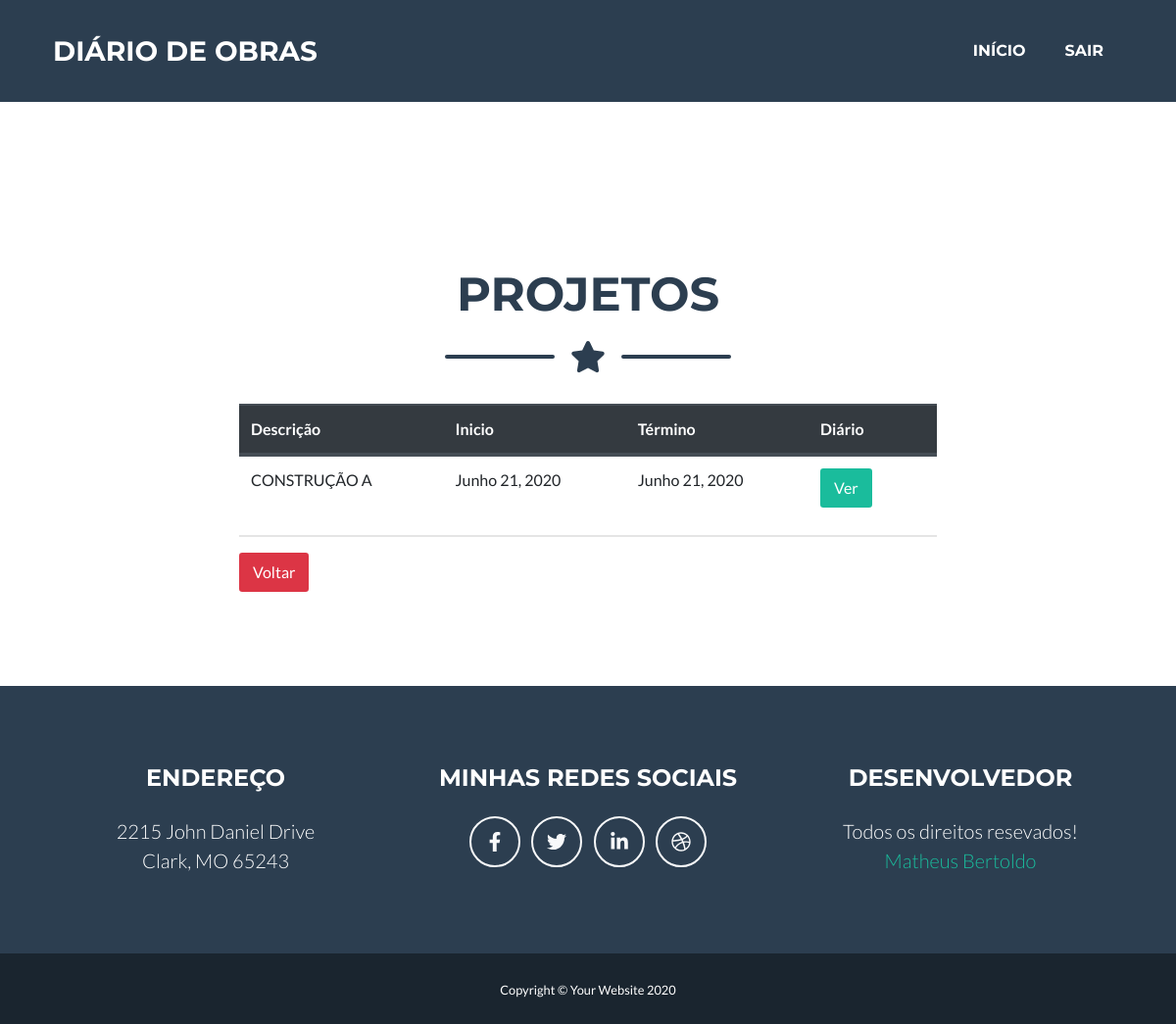
Screenshot of /customer/list_project (signed in) with the database file from the repository.
### Diary/models.py (models this page shows, shortened)
class Construction(models.Model):
    construction_name = models.CharField('Nome da construção', max_length=60)
    construction_date_start = models.DateField('Data de início')
    construction_date_term = models.DateField('Data de entrega')
    construction_company_customer = models.ForeignKey(Customer, on_delete=models.CASCADE)
    construction_company_engineer = models.ForeignKey(Engineer, on_delete=models.CASCADE)

### Customer/views.py (the view)
# urls.py: path('list_project', List_project, name="list_project"),
@login_required(login_url='login')
def List_project(request):
    user = request.user
    user = Access.objects.get(id=user.id)
    customer = Customer.objects.get(user_access_id=user.id)
    engineer = Engineer.objects.get(id=customer.engineer.id)
    constructions = Construction.objects.filter(construction_company_customer_id=customer.id)
    return render(request, 'Customer/home/list_project.html', locals())

### templates/Customer/home/list_project.html (shortened to what this page needs)
<!DOCTYPE html>
{% load static %}
<html lang="pt-br">
    <head>
        <link href="{%  static 'customer/css/styles.css' %}" rel="stylesheet" />
    </head>
    <body id="page-top">
        <nav class="navbar navbar-expand-lg bg-secondary text-uppercase fixed-top" id="mainNav">
            <div class="container">
                <a class="navbar-brand js-scroll-trigger" href="#page-top">Diário de Obras</a>
                <div class="collapse navbar-collapse" id="navbarResponsive">
                    <ul class="navbar-nav ml-auto">
                        <li class="nav-item mx-0 mx-lg-1"><a class="nav-link py-3 px-0 px-lg-3 rounded js-scroll-trigger" href="{% url 'customer:index' %}">Início</a></li>
                        <li class="nav-item mx-0 mx-lg-1"><a class="nav-link py-3 px-0 px-lg-3 rounded js-scroll-trigger" href="{% url 'logout' %}">Sair</a></li>
                    </ul>
                </div>
            </div>
        </nav><br>
        <section class="page-section" id="contact">
            <div class="mt-10">
                <div class="container mt-5">
                    <h2 class="page-section-heading text-center text-uppercase text-secondary mb-0">Projetos</h2>
                    <div class="divider-custom">
                        <div class="divider-custom-line"></div>
                        <div class="divider-custom-icon"><i class="fas fa-star"></i></div>
                        <div class="divider-custom-line"></div>
                    </div>
                    <div class="row">
                        <div class="col-lg-8 mx-auto">
                            <table class="table">
                              <thead class="thead-dark">
                                <tr>
                                  <th scope="col">Descrição</th>
                                  <th scope="col">Inicio</th>
                                  <th scope="col">Término</th>
                                  <th scope="col">Diário</th>
                                </tr>
                              </thead>
                                <tbody>
                                {% for i in constructions %}
                                    <tr>
                                      <td>{{ i.construction_name }}</td>
                                      <td>{{ i.construction_date_start }}</td>
                                      <td>{{ i.construction_date_start }}</td>
                                      <td><a class="btn btn-primary mr-3" href="{% url 'customer:list_diary' i.id %}">Ver</a></td>
                                    </tr>
                                {% endfor %}
                              </tbody>
                            </table><hr>
                        <a class="btn btn-danger mr-3" href="{% url 'customer:index' %}">Voltar</a>
                        </div>
                    </div>
                </div>
            </div>
        </section>
        <footer class="footer text-center">
            <div class="container">
                <div class="row">
                    <div class="col-lg-4 mb-5 mb-lg-0">
                        <h4 class="text-uppercase mb-4">Endereço</h4>
                        <p class="lead mb-0">
                            2215 John Daniel Drive
                            <br />
                            Clark, MO 65243
                        </p>
                    </div>
                    <div class="col-lg-4 mb-5 mb-lg-0">
                        <h4 class="text-uppercase mb-4">Minhas redes sociais</h4>
                        <a class="btn btn-outline-light btn-social mx-1" href="#!"><i class="fab fa-fw fa-facebook-f"></i></a>
                        <a class="btn btn-outline-light btn-social mx-1" href="#!"><i class="fab fa-fw fa-twitter"></i></a>
                        <a class="btn btn-outline-light btn-social mx-1" href="#!"><i class="fab fa-fw fa-linkedin-in"></i></a>
                        <a class="btn btn-outline-light btn-social mx-1" href="#!"><i class="fab fa-fw fa-dribbble"></i></a>
                    </div>
                    <div class="col-lg-4">
                        <h4 class="text-uppercase mb-4">Desenvolvedor</h4>
                        <p class="lead mb-0">
                            Todos os direitos resevados!
                            <br><a target="_blank" href="https://matheus-bertoldo.herokuapp.com/">Matheus Bertoldo</a>
                        </p>
                    </div>
                </div>
            </div>
        </footer>
        <div class="copyright py-4 text-center text-white">
            <div class="container"><small>Copyright © Your Website 2020</small></div>
        </div>
    </body>
</html>

### rows the page displays
Construction: construction_name "CONSTRUÇÃO A", construction_date_start "Junho 21, 2020"
